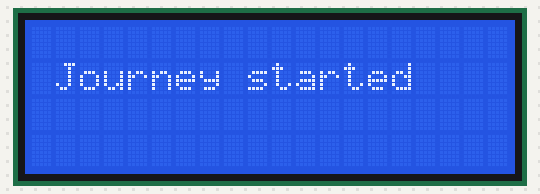
Recording of a sketch running on a simulated ESP8266 (NodeMCU). Parts: 20×4 character LCD. WiFi joins after 1.5 s; servers stay silent unless stated.

Above: at 0.1 s.
At 3.3 s:
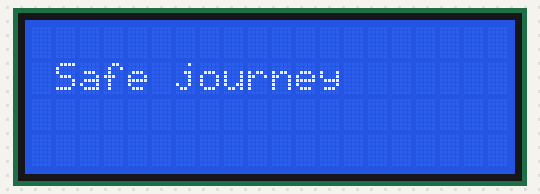

The sketch:

Loco_Pilot.ino
```cpp
#include <Wire.h>
#include <LiquidCrystal_I2C.h>
#include <ESP8266WiFi.h>
#include <ESP8266HTTPClient.h>
#include <WiFiClient.h>
#include <ESP8266WiFiMulti.h>

ESP8266WiFiMulti WiFiMulti;

const char *ssid = "ESP-7A563E";

LiquidCrystal_I2C lcd(0x27, 20, 4);

const char *api = "http://192.168.4.1/alert";

void setup()
{
    lcd.init();
    lcd.backlight();
    Serial.begin(9600);
    lcd.setCursor(1, 1);

    lcd.print("Journey started");
}

void loop()
{

    WiFi.begin(ssid);

    delay(3000);
    if (WiFiMulti.run() == WL_CONNECTED)
    {
        String str = httpGETRequest(api);

        lcd.clear();
        if (str != "null")
        {
            int delimiterPosition = str.indexOf('d');

            String firstPart = str.substring(0, delimiterPosition);

            String secondPart = str.substring(delimiterPosition + 1);
            lcd.setCursor(0, 0);
            lcd.print(firstPart);
            lcd.setCursor(0, 1);
            lcd.print(secondPart);
        }
        else
        {
            lcd.setCursor(1, 1);
            lcd.print("Safe journey");
        }
    }
    else
    {
        lcd.clear();
        lcd.setCursor(1, 1);
        lcd.print("Safe journey");
    }
}

String httpGETRequest(const char *serverName)
{
    WiFiClient client;
    HTTPClient http;

    http.begin(client, serverName);

    int httpResponseCode = http.GET();

    String payload = "null";

    if (httpResponseCode > 0)
    {

        payload = http.getString();
    }

    http.end();

    return payload;
}
```
